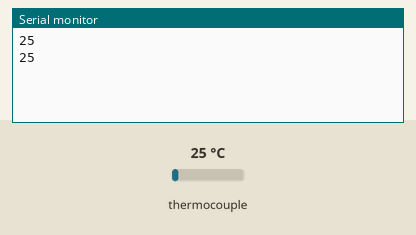
A sketch run on a simulated ESP32. On the bench: the last lines printed to the serial monitor. The test bench sets the inputs (shaded band); at power-on: thermocouple 25 °C.

Above: at 10.8 s.
10.9 s: thermocouple set to 6 °C
At 20.7 s:
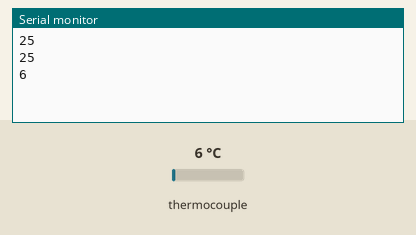
20.9 s: thermocouple set to 75 °C
At 31.1 s:
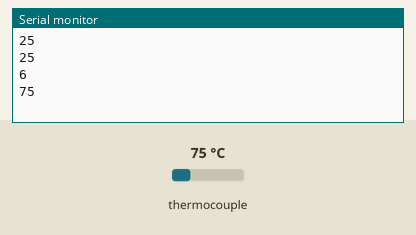
Timing chart, 0 to 32.6 s (numbered marks = the images above; inputs shaded):
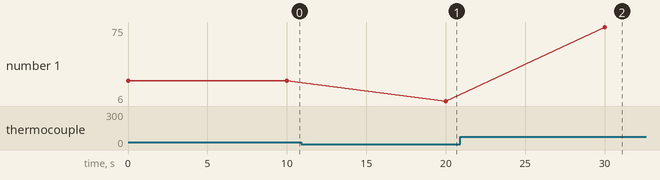

The sketch:

pruebanitariaTermocupla.ino
```cpp
#include "max6675.h"
MAX6675 thermocouple(32, 25, 27);


void setup() {
  // put your setup code here, to run once:
  Serial.begin (115200);
  //thermocouple.begin();

}

void loop() {
  int status = thermocouple.readCelsius(); // 0 = OK, otros números = Error
  Serial.println(status);

  delay(10000);
}
```

Measured:
- after the input at 10.9 s, the serial monitor: prints a new line after 9.1 s (image 1)
- after the input at 20.9 s, the serial monitor: prints a new line after 9.1 s (image 2)
- plotted number 1: 25 → 6 after the input at 10.9 s, 6 → 75 after the input at 20.9 s
